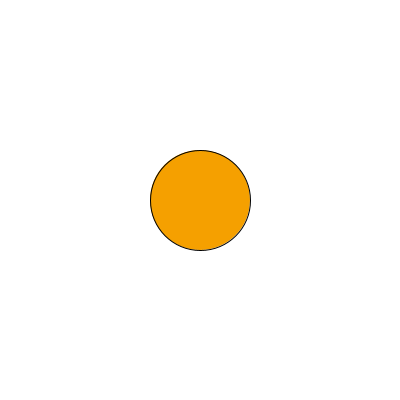
Frame 1 (no input)
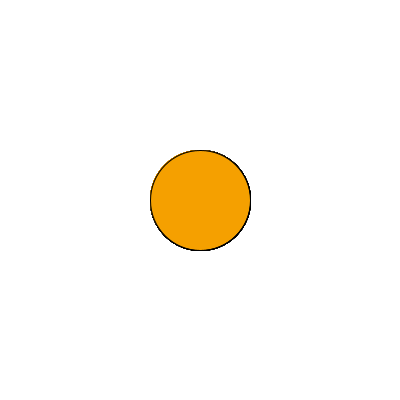
Frame 60 (the mouse pressed at the canvas centre just before this capture)
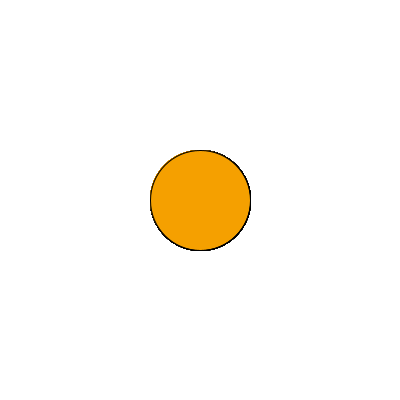
Frame 120 (the mouse held since frame 60 and released just before this capture)

The Processing sketch that drew these frames (run headless with seeded random() and noise(); from frame 60 on, the mouse is pressed at the canvas centre):

// Processing sketch: Lab1_BS3_Boolean
// ── Lab1_BS3_Boolean.pde
//Kreatives programmieren S25 DMP 
//Martinez
//Lab1. BacktoBasics. Beispiel 3: Boolean
boolean grayscale = false;


void setup () {
  size(400, 400);
  background(255);
}

void draw () {
 if (grayscale == true){
 fill(200);
 }
if (grayscale == false){
 fill(245,160,0);
 }
 circle(200,200,100);
 }
